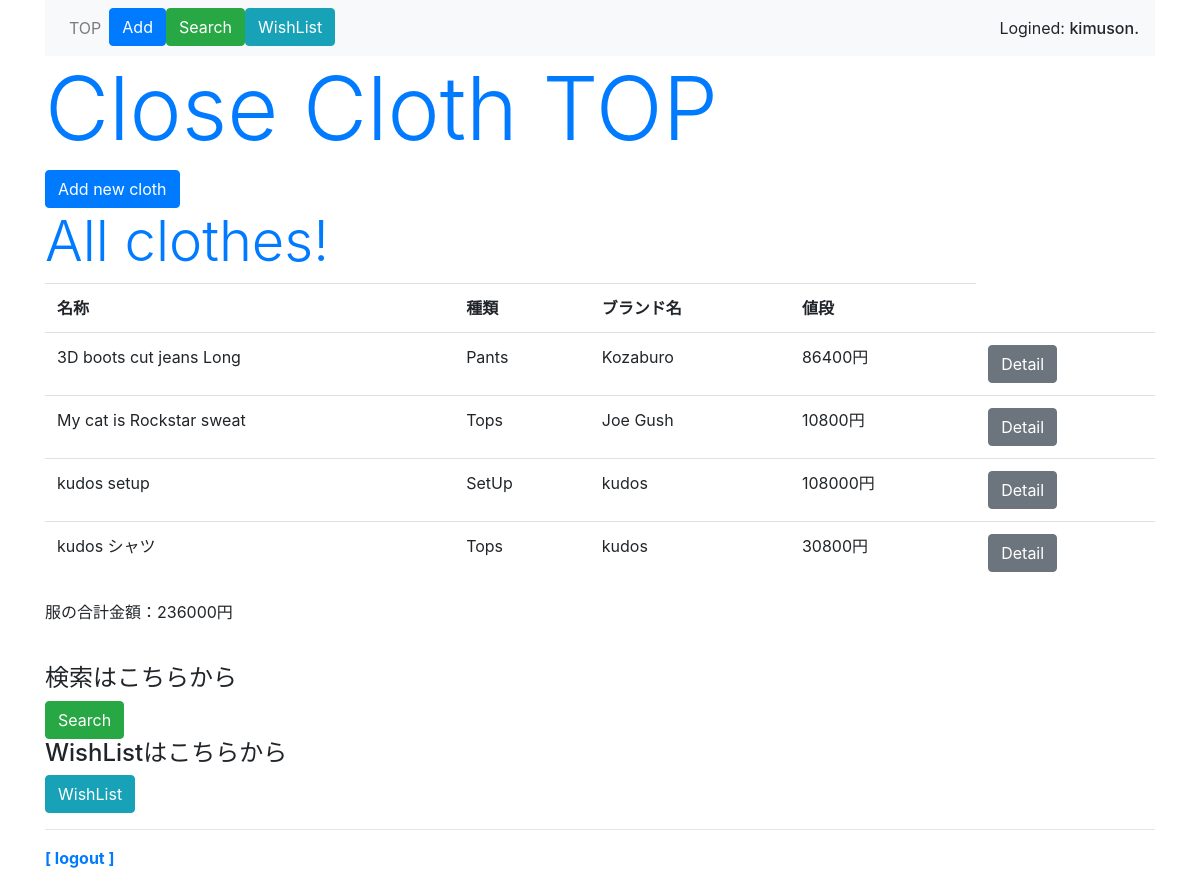
Page /clothes/top (signed in) on the earlier database version.
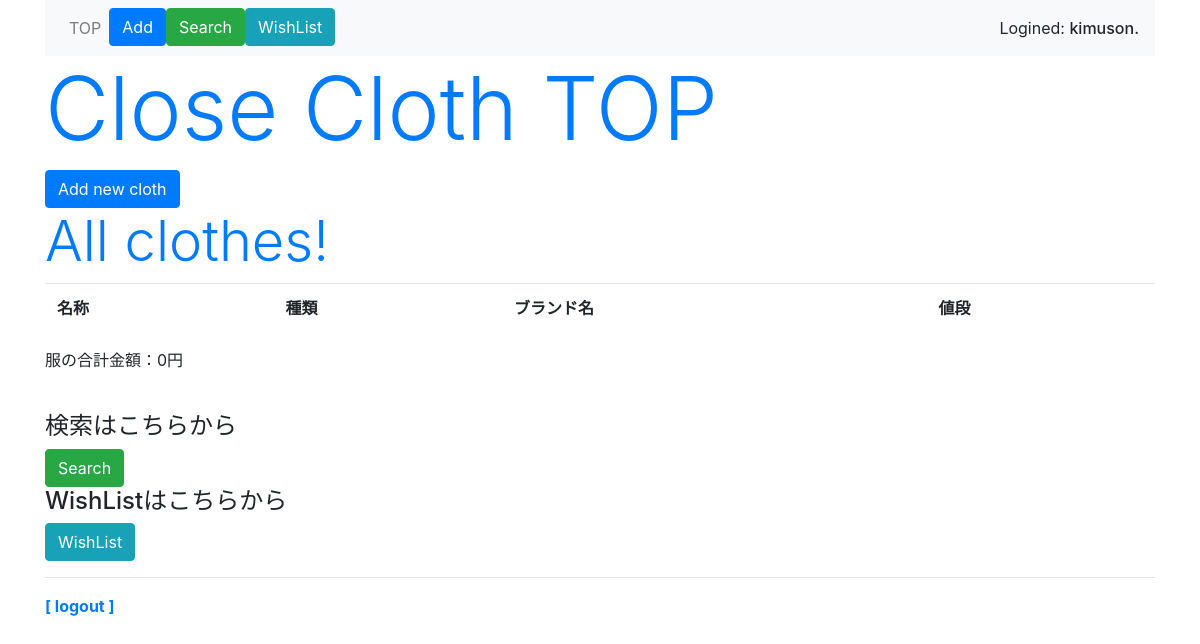
Same page on the later database version.
### clothes/models.py (models this page shows, shortened)
class Post(models.Model):
    owner = models.ForeignKey(User, on_delete=models.CASCADE, related_name='post_owner')
    cloth_name = models.CharField(max_length=40)
    item_info = models.IntegerField(choices=ITEM_CHOICES)
    brand_name = models.CharField(max_length=40)
    season = models.CharField(max_length=7)
    cloth_size = models.CharField(max_length=8)
    material = models.CharField(max_length=40)
    price = models.PositiveIntegerField()
    buying_place = models.CharField(max_length=20)
    buying_date = models.DateField(
        verbose_name='購入日時',
        blank=True,
        null=True,
    )
    post_images = models.ImageField(upload_to='media')

### clothes/views.py (the view)
# urls.py: path('top', views.top, name='top'),
@login_required(login_url='/signin/')
def top(request):
    data = Post.objects.order_by('buying_date').reverse()
    user = request.user
    price = Post.objects.filter(owner=user).values_list('price', flat=True)
    sum_price = sum(price)
    params = {
        'title': 'all cloth',
        'data': data,
        'sum_price': sum_price,
        'login_user': user,
    }
    return render(request, 'clothes/top.html', params)

### clothes/templates/clothes/top.html (shortened to what this page needs)
{% extends 'clothes/layout.html' %}
{% block header %}
<h1 class="display-2 text-primary align-baseline">Close Cloth TOP</h1>
{% endblock %}
{% block content %}
<a class="btn btn-primary" href="{% url 'post' %}">Add new cloth</a>
<h1 class="display-4 text-primary">All clothes!</h1>
<table class="table">
    <tr>
        <th>名称</th>
        <th>種類</th>
        <th>ブランド名</th>
        <th>値段</th>
    </tr>
    {% for item in data %}
    <tr>
        {% if login_user == item.owner %}
        <td>{{item.cloth_name}}</td>
        <td>{{item.get_item_info_display}}</td>
        <td>{{item.brand_name}}</td>
        <td>{{item.price}}円</td>
        <td><a class="btn btn-secondary" href="{% url 'detail' item.id %}">Detail</a></td>
        {% endif %}
    </tr>
    {% endfor %}
</table>
<p>服の合計金額：{{sum_price}}円</p>
<br>
<h1 class="h4">検索はこちらから</h1>
<a class="btn btn-success" href="{% url 'search' %}">Search</a>
<br>
<h1 class="h4">WishListはこちらから</h1>
<a class="btn btn-info" href="{% url 'wishlist' %}">WishList</a>
{% endblock %}

Differences in the rows shown:
removed Post: cloth_name "3D boots cut jeans Long", item_info "Pants", brand_name "Kozaburo", price "86400"
removed Post: cloth_name "My cat is Rockstar sweat", item_info "Tops", brand_name "Joe Gush", price "10800"
removed Post: cloth_name "kudos setup", item_info "SetUp", brand_name "kudos", price "108000"
removed Post: cloth_name "kudos シャツ", item_info "Tops", brand_name "kudos", price "30800"
Other differences:
{{ sum_price }}: "236000" → "0"
